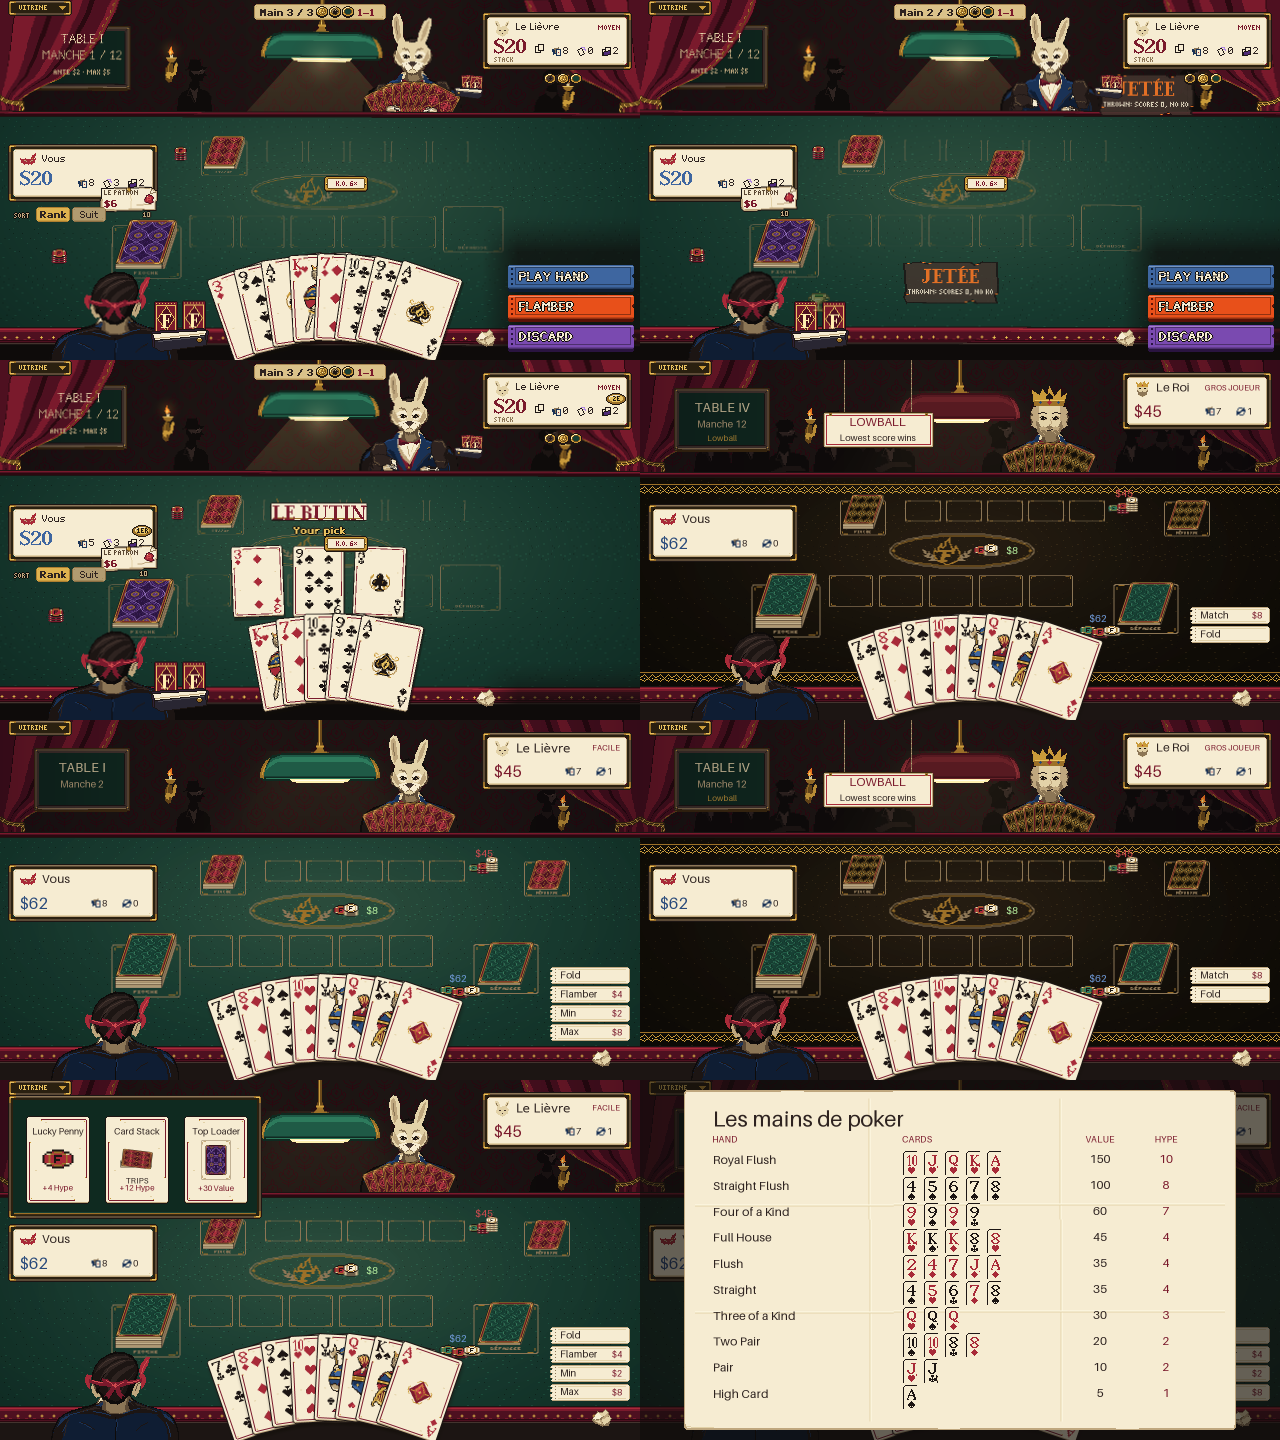

Write Python code to recreate this figure.
"""Assemble four static art proofs from the same independent sprites as the game."""
import json
from functools import lru_cache
from math import cos, degrees, exp, radians, sin
from pathlib import Path
from runpy import run_path

from PIL import Image, ImageDraw, ImageFilter, ImageFont, ImageOps

ROOT = Path(__file__).resolve().parent
CARD_DIR = ROOT.parent / "cards"
NN = Image.Resampling.NEAREST
INK, BRASS, CREAM = "#2e2320", "#c99a3a", "#f6ecd2"
BURGUNDY, BLUE, GREEN = "#7a1a2c", "#28497a", "#b8f0a0"
HAND = [
    "7-of-clubs", "8-of-diamonds", "9-of-spades", "10-of-hearts",
    "jack-of-clubs", "queen-of-hearts", "king-of-spades", "ace-of-diamonds",
]
# The small unfolded print samples use the unlevelled values from engine/hands.ts.
POKER = [
    ("Royal Flush", "10h Jh Qh Kh Ah", 150, 10),
    ("Straight Flush", "4s 5s 6s 7s 8s", 100, 8),
    ("Four of a Kind", "9h 9s 9d 9c", 60, 7),
    ("Full House", "Kh Ks Kd 8c 8h", 45, 4),
    ("Flush", "2d 4d 7d Jd Ad", 35, 4),
    ("Straight", "4s 5h 6c 7d 8s", 35, 4),
    ("Three of a Kind", "Qh Qs Qd", 30, 3),
    ("Two Pair", "10s 10h 8c 8d", 20, 2),
    ("Pair", "Jh Jc", 10, 2),
    ("High Card", "As", 5, 1),
]


@lru_cache(maxsize=1)
def card_library():
    # Use the production card compositor. The proof must reflect a change to any slice.
    recipes = run_path(str(CARD_DIR / "build.py"))
    parts = {}
    metadata = json.loads((CARD_DIR / "cards.json").read_text())
    with Image.open(CARD_DIR / "cards.png") as atlas:
        for entry in metadata["meta"]["slices"]:
            box = entry["keys"][0]["bounds"]
            x, y, w, h = (box[k] for k in ("x","y","w","h"))
            parts[entry["name"]] = atlas.crop((x,y,x+w,y+h)).convert("RGBA")
    return recipes, parts


@lru_cache(maxsize=None)
def card_image(name):
    recipes, parts = card_library()
    if name.startswith("backs/"):
        return recipes["back"](parts, name.split("/")[1])
    rank_name,suit_name = name.split("-of-")
    rank = {v:k for k,v in recipes["NAMES"].items()}.get(rank_name,rank_name)
    suit = {v:k for k,v in recipes["SUITS"].items()}[suit_name]
    return recipes["face"](parts,rank,suit)


class Stage:
    """Keep layout in art units and composite on the physical output grid."""
    def __init__(self, scale):
        self.scale = scale
        self.image = Image.new("RGBA", (640 * scale, 360 * scale), "#1c1513")

    def alpha_composite(self, sprite, pos=(0, 0)):
        w, h = sprite.size
        scaled = sprite.resize((w * self.scale, h * self.scale), NN)
        self.image.alpha_composite(scaled, tuple(round(v * self.scale) for v in pos))


def label(canvas, xy, text, size=10, fill=CREAM, *, anchor="lt"):
    # Proof type is rasterized at output resolution, independently of the artwork.
    scale = canvas.scale
    font = ImageFont.load_default(size=size * scale)
    if not text.isascii():
        try:
            font = ImageFont.truetype("DejaVuSans.ttf", size * scale)
        except OSError:
            font = ImageFont.load_default_imagefont()
            bounds = font.getbbox(text)
            patch = Image.new("RGBA", (bounds[2] - bounds[0], bounds[3] - bounds[1]))
            ImageDraw.Draw(patch).text((-bounds[0], -bounds[1]), text, font=font, fill=fill)
            canvas.alpha_composite(patch, xy)
            return
    ImageDraw.Draw(canvas.image).text(tuple(round(v * scale) for v in xy), text,
                                      fill=fill, font=font, anchor=anchor)


def centered(canvas, img, x, y, *, size=None, angle=0, lifted=False):
    scale = canvas.scale
    w, h = size or img.size
    if angle:
        # Sample crisp texels four times per display axis, then resolve coverage.
        # This smooths tilted borders over one screen pixel without blurring the card.
        samples = 4
        size = round(w * scale * samples), round(h * scale * samples)
        rotated = img.resize(size, NN).rotate(angle, NN, expand=True)
        img = rotated.resize((round(rotated.width / samples), round(rotated.height / samples)),
                             Image.Resampling.BOX)
    else:
        img = img.resize((round(w * scale), round(h * scale)), NN)
    left, top = round(x * scale - img.width / 2), round(y * scale - img.height / 2)
    if lifted:
        pad = 5 * scale
        mask = Image.new("L", (img.width + 2 * pad, img.height + 2 * pad))
        mask.paste(img.getchannel("A"), (pad, pad))
        shadow = Image.new("RGBA", mask.size, "#120e08")
        shadow.putalpha(mask.filter(ImageFilter.GaussianBlur(1.6 * scale)).point(lambda a: a // 3))
        canvas.image.alpha_composite(shadow, (left - pad + scale, top - pad + 3 * scale))
    canvas.image.alpha_composite(img, (left, top))


def nine_slice(sprite, middle, width, height):
    """Keep hardware, corners and paper edges at native pixel size."""
    x, y, w, h = middle
    sx = (0, x, x + w, sprite.width)
    sy = (0, y, y + h, sprite.height)
    dx = (0, x, width - (sprite.width-x-w), width)
    dy = (0, y, height - (sprite.height-y-h), height)
    output = Image.new("RGBA", (width, height))
    for row in range(3):
        for col in range(3):
            target = (dx[col+1]-dx[col], dy[row+1]-dy[row])
            if min(target) <= 0 or sx[col+1] == sx[col] or sy[row+1] == sy[row]:
                continue
            piece = sprite.crop((sx[col], sy[row], sx[col+1], sy[row+1]))
            output.alpha_composite(piece.resize(target, NN), (dx[col],dy[row]))
    return output


class Proof:
    def __init__(self, parts, pivots, centers, tournament):
        self.parts, self.pivots, self.centers = parts, pivots, centers
        self.tournament = tournament
        self.canvas = Stage(2)
        self.rival = "king_spades" if tournament else "hare"
        self.back = card_image("backs/highroller" if tournament else "backs/classic")

    def pin(self, key, x, y, *, flip=False, angle=0, scale=1):
        img = self.parts[key]
        px, py = self.pivots[key]
        if flip:
            img = ImageOps.mirror(img)
            px = img.width - 1 - px
        screen = self.canvas.scale
        factor = scale * screen
        img = img.resize((round(img.width * factor), round(img.height * factor)), NN)
        px, py = px * factor, py * factor
        if angle:
            r = max(img.size) * 2
            disc = Image.new("RGBA", (r*2+1, r*2+1))
            disc.alpha_composite(img, (round(r-px), round(r-py)))
            img = disc.rotate(angle, NN)
            px, py = r, r
        self.canvas.image.alpha_composite(img, (round(x * screen - px), round(y * screen - py)))

    def panel(self, key, x, y, w, h):
        panel = nine_slice(self.parts[key], self.centers[key], w, h)
        self.canvas.alpha_composite(panel, (x, y))

    def text(self, x, y, data, size=10, fill=CREAM, *, anchor="lt"):
        label(self.canvas, (x,y), data, size, fill, anchor=anchor)

    def tile(self, key, x, y, w, h):
        img = self.parts[key]
        field = Image.new("RGBA", (w,h))
        for ty in range(0,h,img.height):
            for tx in range(0,w,img.width):
                field.alpha_composite(img,(tx,ty))
        self.canvas.alpha_composite(field, (x,y))

    def patron(self,n,x,y):
        scale = 1.15 if self.tournament else 1
        lean = (0,3,-3,2,-2,0)[n-1]
        self.pin(f"crowd/{n}",x,y,scale=scale)
        for piece in ("head","mask"):
            self.pin(f"crowd/{n}/{piece}",x+lean*scale,y-40*scale,scale=scale)

    def curtains(self):
        for flip in (False,True):
            x=639 if flip else 0
            self.pin("room/curtain/L",x,0,flip=flip)
            self.pin("room/curtain/cord",x,96,flip=flip)
            self.pin("room/curtain/tassel",x-21 if flip else 21,118,flip=flip)

    def room(self):
        self.tile("room/wall", 0,0,640,122)
        audience = [(193,127),(544,130)]
        if self.tournament:
            audience += [(147,135),(220,127),(493,129),(576,134),(110,126),
                         (518,126),(253,131),(359,132),(72,128),(603,133)]
        for i,(x,y) in enumerate(audience):
            n = i%6+1
            self.patron(n,x,y)
        for x,y in ((169,56),(562,83)):
            self.pin("room/sconce",x,y)
            self.pin("room/sconce/flame/2",x+1,y-1)
        self.curtains()
        self.canvas.alpha_composite(self.parts["room/chalkboard"],(34,28))
        self.text(82,43,"TABLE IV" if self.tournament else "TABLE I",13,"#e3d2a8",anchor="mt")
        self.text(82,60,"Manche 12" if self.tournament else "Manche 2",10,"#bfa77e",anchor="mt")
        if self.tournament:
            self.text(82,75,"Lowball",8,"#c99a3a",anchor="mt")
        # The proof simulates the stage vignette in a separate pass.
        vignette = Image.new("RGBA",(640,151))
        for x in range(640):
            darkness = round(96 * (abs(x-319.5)/320)**1.8)
            ImageDraw.Draw(vignette).line((x,0,x,150),fill=(9,3,10,darkness))
        self.canvas.alpha_composite(vignette)
        # Preview the lamp lighting on the room. The sprite files contain no light cone.
        beam = Image.new("RGBA",(640,122))
        beam.putdata([
            (246,207,117,round(18*exp(-((x-320)/(48+y*.64))**4)*(1-y/180)))
            for y in range(122) for x in range(640)
        ])
        self.canvas.alpha_composite(beam,(0,31))

    def players(self):
        rival_x = 409
        self.pin("rival/torso",rival_x,120)
        self.pin("rival/head",rival_x,79)
        self.pin("rival/eyes/open",rival_x,58)
        self.pin(f"mask/{self.rival}/front",rival_x,58)
        for i in range(7):
            centered(self.canvas,self.back,rival_x+(i-3)*8,104+abs(i-3)*1.5,
                     size=(32,44),angle=24-8*i)

    def lamp(self):
        self.tile("lamp/rod",318,0,4,30)
        centered(self.canvas,self.parts["lamp/fitting"],320,29)
        shade = self.parts["lamp/shade"]
        if self.tournament:
            shade = ImageOps.colorize(ImageOps.grayscale(shade),"#2a0910","#d04a4e").convert("RGBA")
            shade.putalpha(self.parts["lamp/shade"].getchannel("A"))
        centered(self.canvas,shade,320,47)
        centered(self.canvas,self.parts["lamp/bulb"],320,61)

    def flat_print(self, key, x, y, size):
        # Project thin ink lines with coverage; a nearest sample can miss a whole edge.
        image = self.parts[key].resize(size, Image.Resampling.BOX)
        image.putalpha(image.getchannel("A").point(lambda a: min(255, a * 2)))
        centered(self.canvas, image, x, y)

    def felt(self):
        key = "felt/black" if self.tournament else "felt/green"
        src = self.parts[key]
        # Pull one projected scanline from the repeating weave at each depth.
        far, near = 116, 330
        field = Image.new("RGBA",(640,near-far))
        for y in range(field.height):
            depth = y/(field.height-1)
            scale = 0.51+0.49*depth
            size = max(1, round(src.width*scale))
            sy = int(field.height*2.3*depth/(0.70+0.30*depth))%src.height
            strip = src.crop((0,sy,src.width,sy+1)).resize((size,1),NN)
            for x in range(320 % size-size,640,size):
                field.paste(strip,(x,y))
        self.canvas.alpha_composite(field,(0,far))
        # A separate lighting pass for the art proof, never saved in a sprite.
        lighting = Image.new("RGBA",field.size)
        alpha = []
        for y in range(field.height):
            for x in range(640):
                d = ((x-318)/365)**2 + ((y-82)/210)**2
                alpha.append(min(135,round(14+60*d)))
        lighting.putalpha(bytes_to_mask(alpha,field.size))
        self.canvas.alpha_composite(lighting,(0,far))
        pool=Image.new("RGBA",field.size)
        color=(232,174,112) if self.tournament else (246,226,159)
        pool.putdata([(*color,round(23*exp(-((x-320)/195)**2-((y-72)/88)**2)))
                      for y in range(field.height) for x in range(640)])
        self.canvas.alpha_composite(pool,(0,far))
        if self.tournament:
            for y in (122,310):
                self.tile("felt/print/inlay",0,y,640,12)
        # The far row sits under the rival; the near row opens toward the player.
        for cx,y,w,h,gap in [(365,151,36,21,41),(311,231,44,32,50)]:
            for n in range(-2,3):
                self.flat_print("felt/print/spot",cx+n*gap,y,(w,h))
        self.flat_print("felt/print/pot",322,191,(145,35))
        self.flat_print("felt/print/crest",307,191,(49,28))
        self.tile("rail/far",0,far-4,640,6)
        self.tile("rail/near",0,near-4,640,18)
        for x in range(6,640,12):
            centered(self.canvas,self.parts["rail/stud"],x,near+6)
        rival_box = "highroller" if self.tournament else "classic"
        self.pile(223,158,0.64,rival_box,17)
        self.pile(547,159,0.64,rival_box,3,discard=True)
        self.pile(146,251,0.96,"standard",24)
        self.pile(506,249,0.90,"standard",5,discard=True)
        self.stack(483,151,[(25,1),(5,3),(1,5)],0.78)
        self.stack(460,275,[(25,2),(5,2),(1,2)],1.05)
        self.stack(346,193,[(5,1),(1,3)],0.95)
        self.text(372,186,"$8",10,GREEN,anchor="mt")
        self.text(484,129,"$45",10,"#d04a4e",anchor="mt")
        self.text(458,254,"$62",10,"#6f9ad8",anchor="mt")

    def pile(self,x,y,scale,box,count,discard=False):
        from deckstack import deck_stack
        key = "felt/print/discard" if discard else "felt/print/pile"
        width, height = round(72*scale), round(55*scale)
        self.flat_print(key,x,y,(width,height))
        screen = self.canvas.scale
        pile = deck_stack(self.parts, card_image("backs/" + box), count, scale * screen * 4)
        pile = pile.resize((round(pile.width / 4), round(pile.height / 4)), Image.Resampling.BOX)
        self.canvas.image.alpha_composite(pile, (round(x * screen - pile.width / 2),
                                                 round((y + height // 3) * screen - pile.height)))

    def stack(self,x,y,stacks,scale):
        for n,(value,count) in enumerate(stacks):
            dx=x+int((n-(len(stacks)-1)/2)*12*scale)
            key=f"chip/jeton/{value}"
            bottom=y+(n%2)*2
            for j in range(count):
                centered(self.canvas,self.parts[key+"/edge"],dx,bottom-j*max(1,round(2*scale)),
                         size=(round(16*scale),max(2,round(3*scale))))
            centered(self.canvas,self.parts[key+"/top"],dx,bottom-count*max(1,round(2*scale))-1,
                     size=(round(16*scale),round(10*scale)))

    def foreground(self):
        self.pin("you/shoulders",115,360)
        self.pin("you/head",115,329)
        self.pin("mask/domino_red/back",115,305)
        for i,name in enumerate(HAND):
            theta = radians(-19+38*i/7)
            centered(self.canvas,card_image(name),335+260*sin(theta),
                     298+260*(1-cos(theta)),angle=-degrees(theta),lifted=True)
        centered(self.canvas,self.parts["hud/cheat/ball"],602,338)

    def plate(self,x,y,player):
        self.panel("hud/plate/frame",x,y,150,58)
        self.panel("hud/plate/paper",x+5,y+5,140,48)
        mask = "domino_red" if player else self.rival
        centered(self.canvas,self.parts[f"mask/{mask}/icon"],x+20,y+17)
        self.text(x+34,y+11,"Vous" if player else ("Le Roi" if self.tournament else "Le Lièvre"),12,INK)
        self.text(x+12,y+32,"$62" if player else "$45",16,BLUE if player else BURGUNDY)
        for i,(key,v) in enumerate([("hand","8" if player else "7"),("mulligan","0" if player else "1")]):
            centered(self.canvas,self.parts["icon/"+key],x+88+i*31,y+39)
            self.text(x+94+i*31,y+36,v,9,INK)
        if not player:
            self.text(x+138,y+13,"GROS JOUEUR" if self.tournament else "FACILE",8,BURGUNDY,anchor="rt")

    def hud(self):
        self.plate(8,144,True)
        self.plate(482,12,False)
        self.canvas.alpha_composite(self.parts["hud/vitrine/tab"],(8,0))
        actions = [("Fold",""),("Flamber","$4"),("Min","$2"),("Max","$8")]
        if self.tournament:
            actions=[("Match","$8"),("Fold","")]
        for i,(action,price) in enumerate(actions):
            x,y=550,247+19*i
            self.panel("hud/slip",x,y,80,17)
            self.text(x+10,y+4,action,10,INK)
            self.text(x+72,y+4,price,9,BURGUNDY,anchor="rt")
        if self.tournament:
            self.tile("hud/twist/string",204,0,1,53)
            self.tile("hud/twist/string",271,0,1,53)
            self.panel("hud/twist/sign",183,52,111,36)
            self.text(238,58,"LOWBALL",12,BURGUNDY,anchor="mt")
            self.text(238,74,"Lowest score wins",9,INK,anchor="mt")

    def vitrine(self):
        _,card_parts=card_library()
        base=card_parts["base/paper"]
        self.panel("hud/vitrine/case",8,15,254,124)
        examples = [
            ("Lucky Penny","chip/jeton/5/top","+4 Hype"),
            ("Card Stack","pile/stack","+12 Hype"),
            ("Top Loader","felt/print/spot","+30 Value"),
        ]
        for i,(name,key,rule) in enumerate(examples):
            x,y=26+79*i,36
            self.canvas.alpha_composite(base,(x,y))
            self.text(x+32,y+12,name,9,INK,anchor="mt")
            glyph=self.parts[key]
            if name=="Top Loader":
                centered(self.canvas,glyph,x+32,y+44,size=(30,40))
                centered(self.canvas,card_image("backs/collector"),x+32,y+44,size=(21,30))
            elif name=="Card Stack":
                centered(self.canvas,glyph,x+31,y+48,size=(31,7))
                centered(self.canvas,card_image("backs/classic"),x+32,y+43,size=(30,17),angle=-7)
            else:
                centered(self.canvas,glyph,x+32,y+43,size=(31,19))
            if name=="Card Stack":
                self.text(x+32,y+62,"TRIPS",8,INK,anchor="mt")
            self.text(x+32,y+69,rule,8,BURGUNDY,anchor="mt")
        self.canvas.alpha_composite(self.parts["hud/vitrine/tab"],(8,0))

    def cheat(self):
        self.canvas.alpha_composite(Image.new("RGBA",(640,360),(14,11,10,159)))
        self.panel("hud/cheat/sheet",44,10,552,340)
        crease=self.parts["hud/cheat/crease"]
        for x in (230,421):
            centered(self.canvas,crease,x,180,size=(3,323))
        for y in (125,232):
            centered(self.canvas,crease,320,y,size=(3,530),angle=90)
        self.text(73,30,"Les mains de poker",22,INK)
        self.text(72,56,"HAND",9,BURGUNDY)
        self.text(262,56,"CARDS",9,BURGUNDY)
        self.text(460,56,"VALUE",9,BURGUNDY,anchor="mt")
        self.text(526,56,"HYPE",9,BURGUNDY,anchor="mt")
        suits=dict(h="hearts",s="spades",d="diamonds",c="clubs")
        ranks=dict(A="ace",J="jack",Q="queen",K="king")
        for i,(name,examples,value,hype) in enumerate(POKER):
            y=71+26*i
            self.text(73,y+4,name,12,INK)
            for j,example in enumerate(examples.split()):
                r=example[:-1]
                card=card_image(ranks.get(r,r)+"-of-"+suits[example[-1]])
                # Show just each card's index at native size in a small paper tab.
                patch=card.crop((0,0,14,24))
                self.canvas.alpha_composite(patch,(263+j*21,y))
            self.text(460,y+4,str(value),12,INK,anchor="mt")
            self.text(526,y+4,str(hype),12,BURGUNDY,anchor="mt")


def bytes_to_mask(values, size):
    return Image.frombytes("L",size,bytes(values))


def review(parts,pivots,centers):
    scenes=[]
    for variant in ("table-1","table-4","vitrine","cheat-sheet"):
        proof=Proof(parts,pivots,centers,variant=="table-4")
        proof.room()
        proof.lamp()
        proof.players()
        proof.felt()
        proof.foreground()
        proof.hud()
        if variant=="vitrine":
            proof.vitrine()
        elif variant=="cheat-sheet":
            proof.cheat()
        display=proof.canvas.image.convert("RGB")
        draw=display.resize((640,360),Image.Resampling.BOX)
        folder=ROOT/"previews"
        folder.mkdir(exist_ok=True)
        draw.save(folder/f"{variant}.png")
        display.save(folder/f"{variant}@2x.png")
        scenes.append(draw)
    sheet=Image.new("RGB",(1280,720))
    for i,scene in enumerate(scenes):
        sheet.paste(scene,((i%2)*640,(i//2)*360))
    captures = [folder / ("v2-"+state+".png") for state in ("mid-round","thrown","spoils")]
    if all(path.exists() for path in captures):
        overview = Image.new("RGB",(1280,1440))
        for i,path in enumerate(captures):
            with Image.open(path) as img:
                overview.paste(img.resize((640,360),Image.Resampling.BOX),((i%2)*640,(i//2)*360))
        overview.paste(scenes[1],(640,360))
        overview.paste(sheet,(0,720))
        sheet=overview
    sheet.save(ROOT/"review.png")
    masks = sorted(k.split("/")[1] for k in parts if k.startswith("mask/") and k.endswith("/front"))
    faces = Image.new("RGB",(len(masks)*120,4*100))
    for table in range(4):
        proof = Proof(parts,pivots,centers,table==3)
        for i,mask in enumerate(masks):
            proof.rival=mask
            proof.room()
            proof.lamp()
            proof.players()
            tile=proof.canvas.image.resize((640,360),Image.Resampling.BOX).crop((332,5,452,105))
            faces.paste(tile,(i*120,table*100))
    faces.save(ROOT/"previews/mask-lineup.png")



def tilt_review():
    """Compare the same king at six degrees on the art and display grids."""
    card = card_image("king-of-spades")
    art = Image.new("RGBA", (112, 108), "#174034")
    tilted = card.rotate(6, NN, expand=True)
    art.alpha_composite(tilted, ((112 - tilted.width) // 2, (108 - tilted.height) // 2))
    scale = 4
    display = Stage(scale)
    display.image = Image.new("RGBA", (112 * scale, 108 * scale), "#174034")
    centered(display, card, 56, 54, angle=6)
    comparison = Image.new("RGB", (224 * scale, 108 * scale + 40), "#174034")
    comparison.paste(art.resize(display.image.size, NN), (0, 0))
    comparison.paste(display.image, (112 * scale, 0))
    draw = ImageDraw.Draw(comparison)
    font = ImageFont.load_default(size=19)
    for i, title in enumerate(("Rotate on the art grid", "Rotate on the display grid")):
        draw.text(((i + .5) * 112 * scale, 108 * scale + 4), title, anchor="mt",
                  font=font, fill=CREAM)
    comparison.save(ROOT / "tilt-comparison.png")
